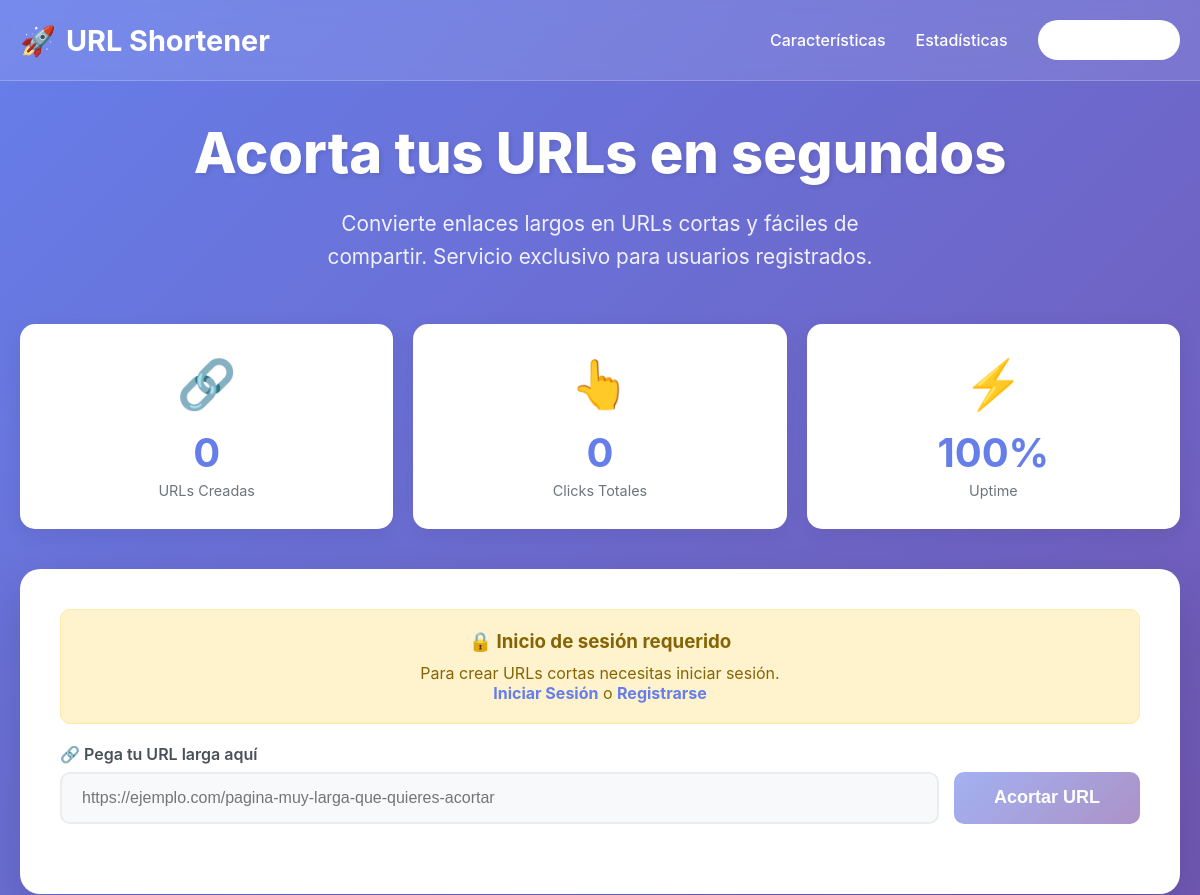
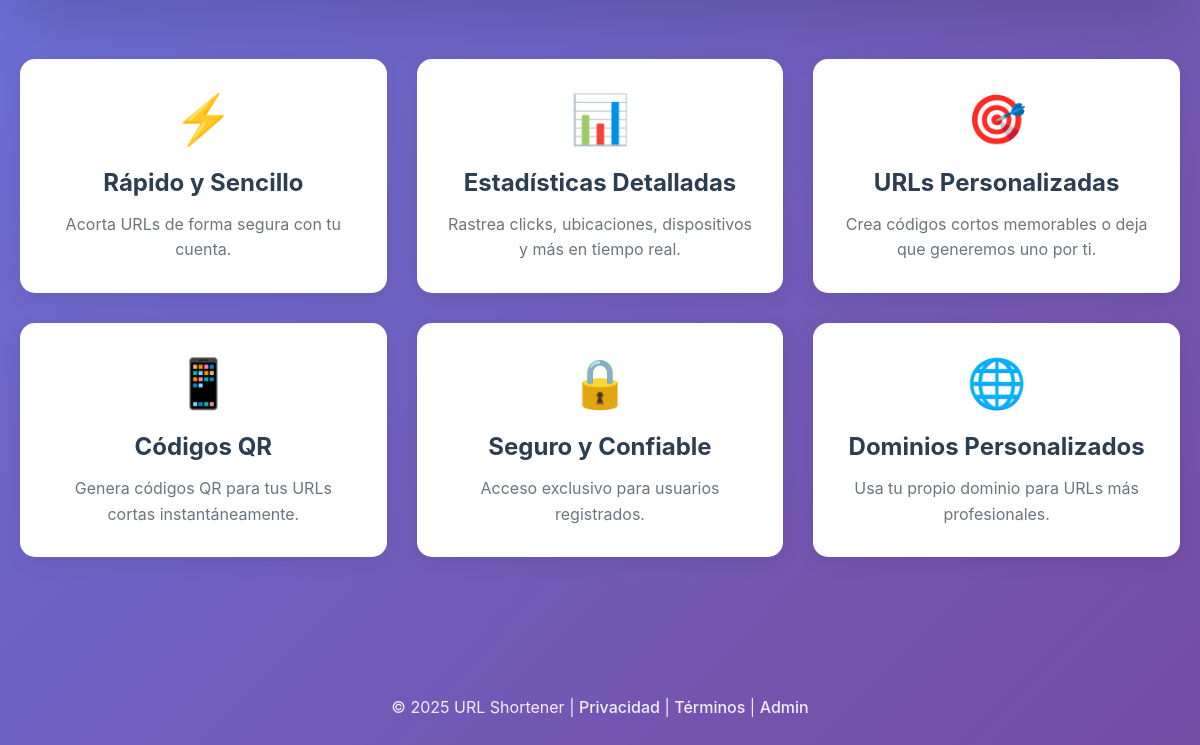
Before: / with the older database file (2 pictures, top to bottom).
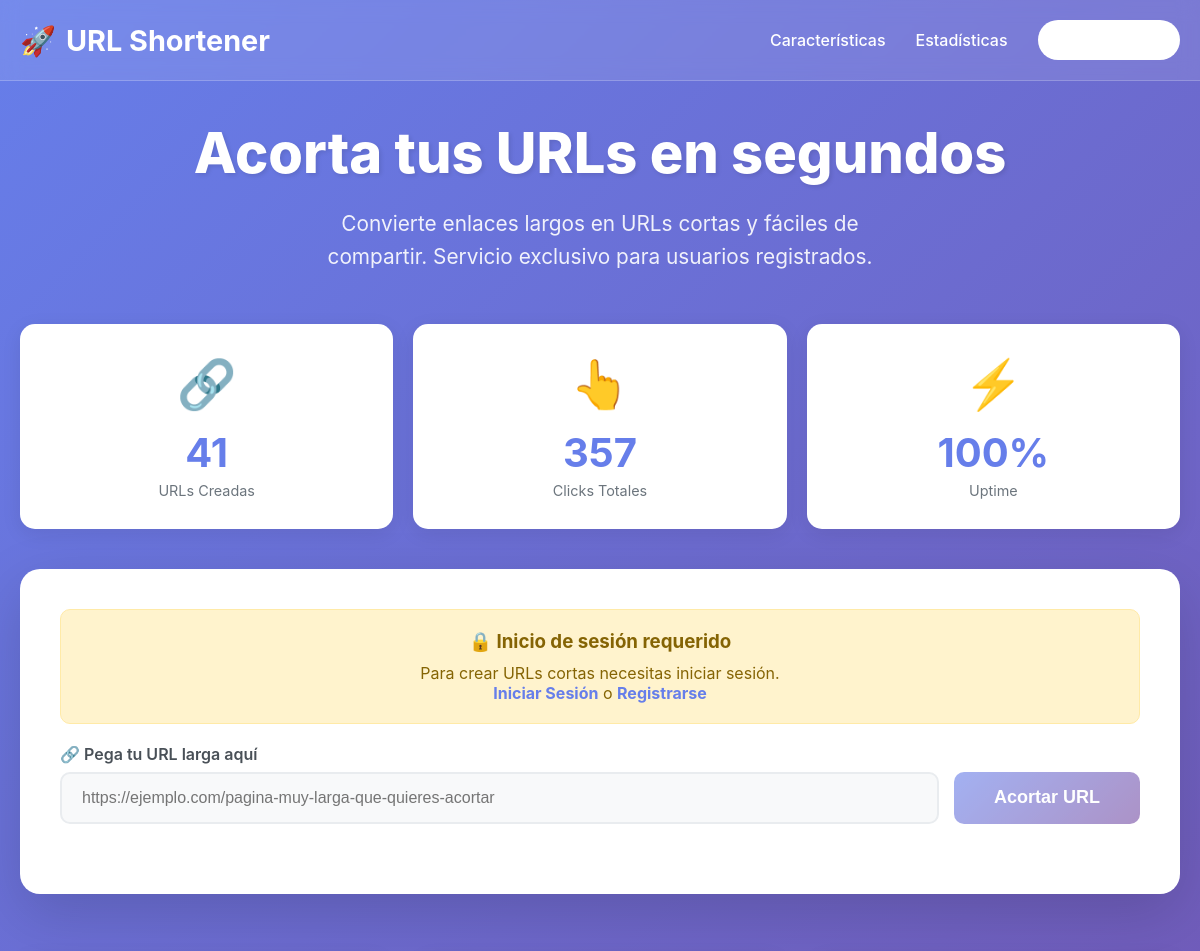
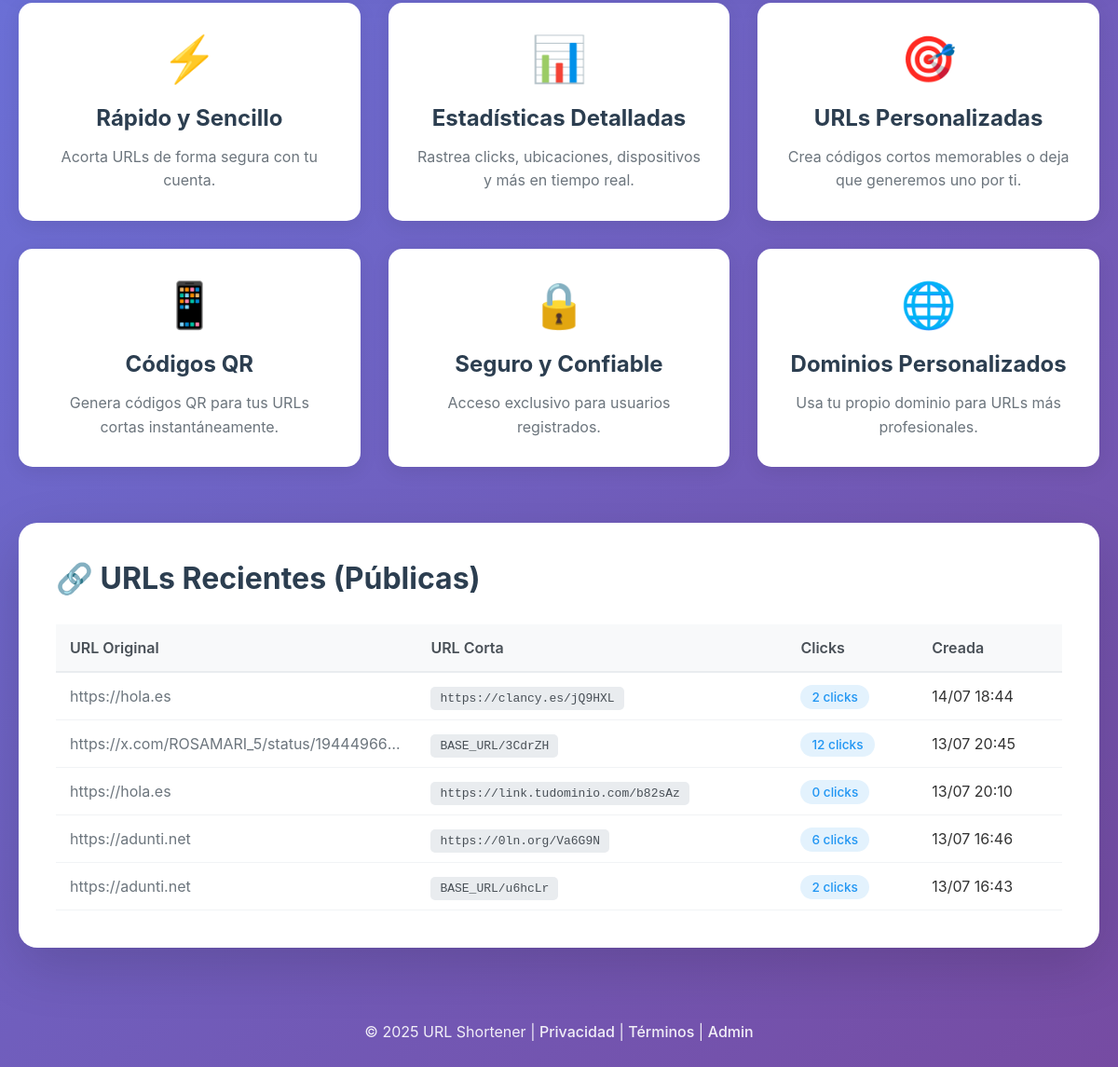
After: the same page with the newer database file (2 pictures, top to bottom).
### tables this page shows
CREATE TABLE `urls` (
  `id` int NOT NULL,
  `user_id` int DEFAULT NULL,
  `domain_id` int DEFAULT NULL,
  `short_code` varchar(10) NOT NULL,
  `original_url` text NOT NULL,
  `created_at` timestamp NULL DEFAULT CURRENT_TIMESTAMP,
  `clicks` int DEFAULT '0',
  `last_click` timestamp NULL DEFAULT NULL,
  `ip_address` varchar(45) DEFAULT NULL,
  `user_agent` text,
  `active` tinyint(1) DEFAULT '1',
  `is_public` tinyint(1) DEFAULT '1',
  `title` varchar(255) DEFAULT NULL,
  `description` text
);

CREATE TABLE `custom_domains` (
  `id` int NOT NULL,
  `user_id` int DEFAULT NULL,
  `domain` varchar(255) NOT NULL,
  `status` enum('pending','active','inactive') DEFAULT 'pending',
  `verification_token` varchar(64) DEFAULT NULL,
  `verified_at` timestamp NULL DEFAULT NULL,
  `created_at` timestamp NULL DEFAULT CURRENT_TIMESTAMP,
  `updated_at` timestamp NULL DEFAULT CURRENT_TIMESTAMP ON UPDATE CURRENT_TIMESTAMP,
  `ssl_enabled` tinyint(1) DEFAULT '0',
  `verification_method` varchar(50) DEFAULT NULL
);

### index.php (the view, shortened to what this page needs)
<?php
$is_logged_in = isset($_SESSION['user_id']) || isset($_SESSION['admin_logged_in']);
$username = $_SESSION['username'] ?? 'Invitado';
try {
    $db = new PDO("mysql:host=" . DB_HOST . ";dbname=" . DB_NAME, DB_USER, DB_PASS);
    $db->setAttribute(PDO::ATTR_ERRMODE, PDO::ERRMODE_EXCEPTION);
} catch(PDOException $e) {
    die("Error de conexión: " . $e->getMessage());
}
$shortened_url = '';
try {
    $stmt = $db->query("SELECT COUNT(*) as total FROM urls");
    $total_urls = $stmt->fetch()['total'];
    $stmt = $db->query("SELECT SUM(clicks) as total FROM urls");
    $total_clicks = $stmt->fetch()['total'] ?? 0;
    if ($is_logged_in) {
        $stmt = $db->query("
            SELECT u.*, cd.domain as custom_domain
            FROM urls u
            LEFT JOIN custom_domains cd ON u.domain_id = cd.id
            ORDER BY u.created_at DESC
            LIMIT 5
        ");
    } else {
        $stmt = $db->query("
            SELECT u.*, cd.domain as custom_domain
            FROM urls u
            LEFT JOIN custom_domains cd ON u.domain_id = cd.id
            WHERE u.is_public = 1
            ORDER BY u.created_at DESC
            LIMIT 5
        ");
    }
    $recent_urls = $stmt->fetchAll();
} catch (Exception $e) {
    $total_urls = 0;
    $total_clicks = 0;
    $recent_urls = [];
}
?>
<!DOCTYPE html>
<html lang="es">
<head>
</head>
<body>
    <header class="header">
        <div class="header-content">
            <a href="/" class="logo">
                <span>🚀</span>
                <span>URL Shortener</span>
            </a>
            <nav class="nav-links">
                <a href="#features">Características</a>
                <a href="#stats">Estadísticas</a>
                <?php if ($is_logged_in): ?>
                <div class="user-info">
                    <span>👤 <?php echo htmlspecialchars($username); ?></span>
                    <a href="<?php echo rtrim(BASE_URL, '/'); ?>/admin/panel_simple.php" class="btn-login">Panel Admin</a>
                    <a href="<?php echo rtrim(BASE_URL, '/'); ?>/admin/logout.php" class="btn-logout">Cerrar Sesión</a>
                </div>
                <?php else: ?>
                <a href="<?php echo rtrim(BASE_URL, '/'); ?>/admin/login.php" class="btn-login">Iniciar Sesión</a>
                <?php endif; ?>
            </nav>
        </div>
    </header>
    <div class="container">
        <div class="hero">
            <h1>Acorta tus URLs en segundos</h1>
            <p>Convierte enlaces largos en URLs cortas y fáciles de compartir.
            <?php if (REQUIRE_LOGIN_TO_SHORTEN): ?>
                Servicio exclusivo para usuarios registrados.
            <?php else: ?>
                Gratis, rápido y con estadísticas en tiempo real.
            <?php endif; ?>
            </p>
        </div>
        <div class="stats-grid" id="stats">
            <div class="stat-card">
                <div class="stat-icon">🔗</div>
                <div class="stat-value"><?php echo number_format($total_urls); ?></div>
                <div class="stat-label">URLs Creadas</div>
            </div>
            <div class="stat-card">
                <div class="stat-icon">👆</div>
                <div class="stat-value"><?php echo number_format($total_clicks); ?></div>
                <div class="stat-label">Clicks Totales</div>
            </div>
            <div class="stat-card">
                <div class="stat-icon">⚡</div>
                <div class="stat-value">100%</div>
                <div class="stat-label">Uptime</div>
            </div>
        </div>
        <div class="main-card">
            <?php if (REQUIRE_LOGIN_TO_SHORTEN && !$is_logged_in): ?>
            <div class="login-required">
                <h3>🔒 Inicio de sesión requerido</h3>
                <p>Para crear URLs cortas necesitas iniciar sesión.</p>
                <p><a href="<?php echo rtrim(BASE_URL, '/'); ?>/admin/login.php">Iniciar Sesión</a> o <a href="<?php echo rtrim(BASE_URL, '/'); ?>/admin/login.php?register=1">Registrarse</a></p>
            </div>
            <?php endif; ?>
            <?php if (empty($shortened_url)): ?>
            <form method="POST" class="url-form">
                <div class="form-group">
                    <label class="form-label">🔗 Pega tu URL larga aquí</label>
                    <div class="input-group">
                        <input type="url"
                               name="url"
                               class="form-control"
                               placeholder="https://ejemplo.com/pagina-muy-larga-que-quieres-acortar"
                               required
                               autofocus
                               <?php echo (REQUIRE_LOGIN_TO_SHORTEN && !$is_logged_in) ? 'disabled' : ''; ?>>
                        <button type="submit"
                                class="btn-shorten"
                                <?php echo (REQUIRE_LOGIN_TO_SHORTEN && !$is_logged_in) ? 'disabled' : ''; ?>>
                            Acortar URL
                        </button>
                    </div>
                </div>
            </form>
            <?php endif; ?>
        </div>
        <div class="features" id="features">
            <div class="feature">
                <div class="feature-icon">⚡</div>
                <h3>Rápido y Sencillo</h3>
                <p><?php echo REQUIRE_LOGIN_TO_SHORTEN ? 'Acorta URLs de forma segura con tu cuenta.' : 'Acorta tus URLs en segundos. Sin complicaciones.'; ?></p>
            </div>
            <div class="feature">
                <div class="feature-icon">📊</div>
                <h3>Estadísticas Detalladas</h3>
                <p>Rastrea clicks, ubicaciones, dispositivos y más en tiempo real.</p>
            </div>
            <div class="feature">
                <div class="feature-icon">🎯</div>
                <h3>URLs Personalizadas</h3>
                <p>Crea códigos cortos memorables o deja que generemos uno por ti.</p>
            </div>
            <div class="feature">
                <div class="feature-icon">📱</div>
                <h3>Códigos QR</h3>
                <p>Genera códigos QR para tus URLs cortas instantáneamente.</p>
            </div>
            <div class="feature">
                <div class="feature-icon">🔒</div>
                <h3>Seguro y Confiable</h3>
                <p><?php echo REQUIRE_LOGIN_TO_SHORTEN ? 'Acceso exclusivo para usuarios registrados.' : 'Enlaces permanentes con redirección HTTPS segura.'; ?></p>
            </div>
            <div class="feature">
                <div class="feature-icon">🌐</div>
                <h3>Dominios Personalizados</h3>
                <p>Usa tu propio dominio para URLs más profesionales.</p>
            </div>
        </div>
        <?php if (!empty($recent_urls)): ?>
        <div class="recent-section">
            <h2>🔗 URLs Recientes <?php echo (!$is_logged_in ? '(Públicas)' : ''); ?></h2>
            <div class="recent-urls">
                <table>
                    <thead>
                        <tr>
                            <th>URL Original</th>
                            <th>URL Corta</th>
                            <th>Clicks</th>
                            <th>Creada</th>
                        </tr>
                    </thead>
                    <tbody>
                        <?php foreach ($recent_urls as $url): ?>
                        <?php
                        if (!empty($url['custom_domain'])) {
                            $short_url = "https://" . $url['custom_domain'] . "/" . $url['short_code'];
                        } else {
                            $short_url = rtrim(BASE_URL, '/') . '/' . $url['short_code'];
                        }
                        ?>
                        <tr>
                            <td class="url-original" title="<?php echo htmlspecialchars($url['original_url']); ?>">
                                <?php echo htmlspecialchars($url['original_url']); ?>
                            </td>
                            <td>
                                <span class="url-short"><?php echo htmlspecialchars($short_url); ?></span>
                            </td>
                            <td>
                                <span class="badge badge-primary">
                                    <?php echo number_format($url['clicks'] ?? 0); ?> clicks
                                </span>
                            </td>
                            <td><?php echo date('d/m H:i', strtotime($url['created_at'])); ?></td>
                        </tr>
                        <?php endforeach; ?>
                    </tbody>
                </table>
            </div>
        </div>
        <?php endif; ?>
    </div>
    <footer class="footer">
        <p>
            © <?php echo date('Y'); ?> URL Shortener |
            <a href="/privacy">Privacidad</a> |
            <a href="/terms">Términos</a> |
            <a href="<?php echo rtrim(BASE_URL, '/'); ?>/admin">Admin</a>
        </p>
    </footer>
</body>
</html>

Changed rows visible on the page:
added urls: original_url "https://hola.es", short_code.domain "https://clancy.es/jQ9HXL", clicks "2", created_at "14/07 18:44"
added urls: original_url "https://x.com/ROSAMARI_5/status/19444966…", short_code "BASE_URL/3CdrZH", clicks "12", created_at "13/07 20:45"
added urls: original_url "https://hola.es", short_code.domain "https://link.tudominio.com/b82sAz", clicks "0", created_at "13/07 20:10"
added urls: original_url "https://adunti.net", short_code.domain "https://0ln.org/Va6G9N", clicks "6", created_at "13/07 16:46"
added urls: original_url "https://adunti.net", short_code "BASE_URL/u6hcLr", clicks "2", created_at "13/07 16:43"
Other visible differences:
$total_urls: "0" → "41"
$total_clicks: "0" → "357"
text now shown: "🔗 URLs Recientes (Públicas) URL Original URL Corta Clicks Creada"
